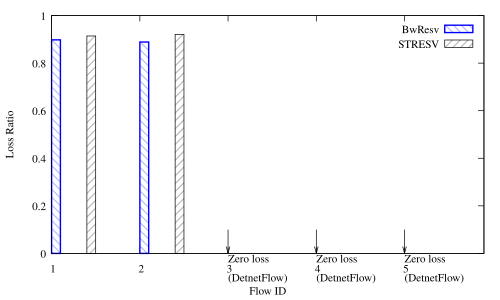

The gnuplot source for this figure:
#! xgp flow_pps.dat
# Created the Fri Dec  8 02:30:12 CET 2017 with:
#   ____________________________
#  /                            \
# /        xgp        __________/
# \__________________/.:nonsns:.
#
 
#-------------------------------------
# SHAPES:
# (c)ircle  (t)riangle (i)nv.tri.
#           (d)iamond  (s)quare
# FILLING:
# (f)illed  (o)paque  (e)mpty (default)
#-------------------------------------
   s=4  ; es=s  ; fs=s+1 ; os=s+66
   c=6  ; ec=c  ; fc=c+1 ; oc=os+1
   t=8  ; et=t  ; ft=t+1 ; ot=oc+1
   i=10 ; ei=i  ; fi=i+1 ; oi=ot+1
   d=12 ; ed=d  ; fd=d+1 ; od=oi+1
   p=14 ; ep=p  ; fp=p+1 ; op=od+1
#-------------------------------------
#  e.g.:  
#  empty circles vs filled squares
#  plot "file" u 1:3 w p pt ec, 
#           "" u 1:4 w lp pt fs
#-------------------------------------

#Happy gnuplotting

set out "loss_new_1.pdf"
#set out "delay_fifo.pdf"
set term pdf font "Times,12"
#set terminal X11 enhanced font "courier 10 pitch, 16" size 1200,1000

set pointsize 1.25

set key top right
#set ylabel "Per flow rate [pps]"
#set title "Priority Bandwidth reservation Output (21Mbps Input link and 10Mbps Output link)\nPriority Bandwidth Sharing\n10 Detnet Flows and 2 Other heavy flows\nExplicit Bandwidth Reservation for Detnet Flows (Flows send their bandwidth requirement) \n and the remaining availble bandwidth is fairly shared by other flows."
#set title "Fifo Queue Output (21Mbps Input link and 10Mbps Output link)\n10 Detnet Flows and 2 Other heavy flows"
set xlabel "Flow ID"
set xtics 1
set xrange [1:5.9]
#set ytics 0.1
set boxwidth 0.1
set style fill pattern
#set style fill solid
#set ytics nomirror
#set y2tics
#set yrange [0:5]
#set y2range [0:6000]
set ylabel "Loss Ratio"
#set y2label "Flow Weight"
#set format y "%.t^.10^%T"
#set ytics 200000
#set yran [1e3:]
#min(a,b)=a<b?a:b
#stats 	'flow_pps.dat'	every ::1 using 1 nooutput
#total=int(STATS_sum)
#print("Total Throughput")
#print(total)
#f(x)=total
#set yrange [0:1]
#set ytics 1
set yrange [0:1]

set label "(DetnetFlow)" at 3,-0.1
set label "(DetnetFlow)" at 4,-0.1
set label "(DetnetFlow)" at 5,-0.1

set arrow 1 from 4,0.1 to 4,0.0
set label "Zero loss" at 4,-0.02

set arrow 2 from 5,0.1 to 5,0.0
set label "Zero loss" at 5,-0.02 

set arrow 3 from 3,0.1 to 3,0.0
set label "Zero loss" at 3,-0.02 

plot \
'< cat packets_bwresv_full.dat'    u ($2+0.05):($4)      t 'BwResv'    axes x1y1 with boxes fill pattern 6 lc rgb "blue" lw 2,\
'< cat packets_stresv_full.dat'	 u ($2+0.45):($4)      t 'STRESV'    axes x1y1 with boxes fill pattern 7 lc rgb "black"
#pause 0.5
#reread

#plot \
#'< cat exp_10flows_rx.dat'    u ($0+1)*10:($2)      t 'Rx Detnet-1'  axes x1y1 with #lp pt 4 lc rgb "blue",\
#'< cat exp_10flows_rx.dat'    u ($0+1)*10:($5)      t 'Rx Detnet-2'  axes x1y1 with line  #lp pt 7 lc rgb "blue",\
#'< cat exp_10flows_rx.dat'    u ($0+1)*10:($8)      t 'Rx Detnet-3'  axes x1y1 with lp pt 8 lc rgb "red",\
#'< cat exp_10flows_rx.dat'    u ($0+1)*10:($11)      t 'Rx Detnet-4'  axes x1y1 with lp pt 11 lc rgb "red"
#'< sort -rnk1 /home/vk/FAIRDROP_BW_MASTER/NETWORKING_FAIRDROP_BW_1.0/plots/flow_pps.dat'	u ($0+1):($1/1000000)   	t 'Networking Alpha-1.0'  axes x1y1 with lp pt 4 lc rgb "black",	\
#'< sort -rnk1 /home/vk/FAIRDROP_BW_MASTER/ACT_FAIRDROP_BW_1.0/plots/flow_pps.dat'    u ($0+1):($1/1000000)      t 'Act Alpha-1.0'  axes x1y1 with lp pt 4 lc rgb "blue",    \
#'< sort -rnk1 /home/vk/FAIRDROP_BW_MASTER/NETWORKING_FAIRDROP_BW_0.4/plots/flow_pps.dat'    u ($0+1):($1/1000000)       t 'Networking Alpha-0.4'  axes x1y1 with lp pt 6 lc rgb "black", \
#'< sort -rnk1 /home/vk/FAIRDROP_BW_MASTER/ACT_FAIRDROP_BW_0.4/plots/flow_pps.dat'    u ($0+1):($1/1000000)      t 'Act Alpha-0.4'  axes x1y1 with lp pt 6 lc rgb "blue",    \
#'< sort -rnk1 /home/vk/FAIRDROP_BW_MASTER/NETWORKING_FAIRDROP_BW_0.1/plots/flow_pps.dat'    u ($0+1):($1/1000000)       t 'Networking Alpha-0.1'  axes x1y1 with lp pt 8 lc rgb "black", \
#'< sort -rnk1 /home/vk/FAIRDROP_BW_MASTER/ACT_FAIRDROP_BW_0.1/plots/flow_pps.dat'    u ($0+1):($1/1000000)      t 'Act Alpha-0.1'  axes x1y1 with lp pt 8 lc rgb "blue",    \

#'/home/vk/NOFAIRDROP_BW_RESULTS/plots/flow_pps.dat'  u ($0+1):($1/1000000) t 'Taildrop'   axes x1y1 with boxes lc rgb "violet"

#'flow_pps.dat'  u ($0+1+0.25):(f($1)/1000000)           t 'Per Flow Throughput'  axes x1y1 with boxes
